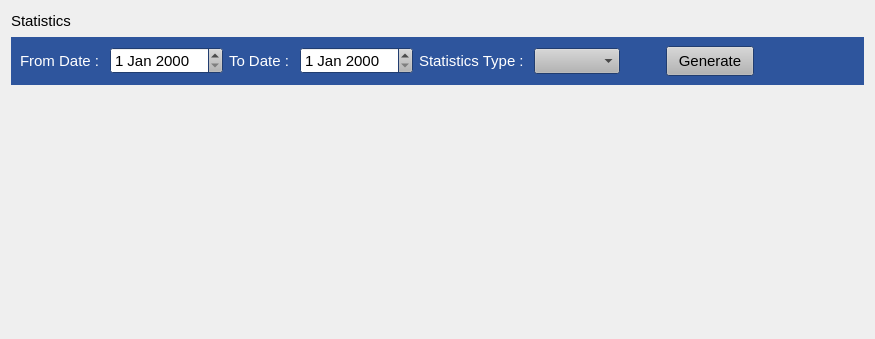
<?xml version="1.0" encoding="UTF-8"?>
<ui version="4.0">
 <class>GenerateStatistics</class>
 <widget class="QWidget" name="GenerateStatistics">
  <property name="geometry">
   <rect>
    <x>0</x>
    <y>0</y>
    <width>875</width>
    <height>339</height>
   </rect>
  </property>
  <property name="windowTitle">
   <string>Form</string>
  </property>
  <layout class="QVBoxLayout" name="verticalLayout">
   <item>
    <layout class="QHBoxLayout" name="horizontalLayout">
     <item>
      <widget class="QLabel" name="title">
       <property name="font">
        <font>
         <family>Arial</family>
         <pointsize>11</pointsize>
        </font>
       </property>
       <property name="text">
        <string>Statistics</string>
       </property>
      </widget>
     </item>
     <item>
      <spacer name="horizontalSpacer">
       <property name="orientation">
        <enum>Qt::Horizontal</enum>
       </property>
       <property name="sizeHint" stdset="0">
        <size>
         <width>40</width>
         <height>20</height>
        </size>
       </property>
      </spacer>
     </item>
    </layout>
   </item>
   <item>
    <widget class="QWidget" name="widget" native="true">
     <property name="palette">
      <palette>
       <active>
        <colorrole role="WindowText">
         <brush brushstyle="SolidPattern">
          <color alpha="255">
           <red>0</red>
           <green>0</green>
           <blue>0</blue>
          </color>
         </brush>
        </colorrole>
        <colorrole role="Button">
         <brush brushstyle="SolidPattern">
          <color alpha="255">
           <red>180</red>
           <green>180</green>
           <blue>180</blue>
          </color>
         </brush>
        </colorrole>
        <colorrole role="Light">
         <brush brushstyle="SolidPattern">
          <color alpha="255">
           <red>255</red>
           <green>255</green>
           <blue>255</blue>
          </color>
         </brush>
        </colorrole>
        <colorrole role="Midlight">
         <brush brushstyle="SolidPattern">
          <color alpha="255">
           <red>217</red>
           <green>217</green>
           <blue>217</blue>
          </color>
         </brush>
        </colorrole>
        <colorrole role="Dark">
         <brush brushstyle="SolidPattern">
          <color alpha="255">
           <red>90</red>
           <green>90</green>
           <blue>90</blue>
          </color>
         </brush>
        </colorrole>
        <colorrole role="Mid">
         <brush brushstyle="SolidPattern">
          <color alpha="255">
           <red>120</red>
           <green>120</green>
           <blue>120</blue>
          </color>
         </brush>
        </colorrole>
        <colorrole role="Text">
         <brush brushstyle="SolidPattern">
          <color alpha="255">
           <red>0</red>
           <green>0</green>
           <blue>0</blue>
          </color>
         </brush>
        </colorrole>
        <colorrole role="BrightText">
         <brush brushstyle="SolidPattern">
          <color alpha="255">
           <red>255</red>
           <green>255</green>
           <blue>255</blue>
          </color>
         </brush>
        </colorrole>
        <colorrole role="ButtonText">
         <brush brushstyle="SolidPattern">
          <color alpha="255">
           <red>0</red>
           <green>0</green>
           <blue>0</blue>
          </color>
         </brush>
        </colorrole>
        <colorrole role="Base">
         <brush brushstyle="SolidPattern">
          <color alpha="255">
           <red>255</red>
           <green>255</green>
           <blue>255</blue>
          </color>
         </brush>
        </colorrole>
        <colorrole role="Window">
         <brush brushstyle="SolidPattern">
          <color alpha="255">
           <red>46</red>
           <green>85</green>
           <blue>157</blue>
          </color>
         </brush>
        </colorrole>
        <colorrole role="Shadow">
         <brush brushstyle="SolidPattern">
          <color alpha="255">
           <red>0</red>
           <green>0</green>
           <blue>0</blue>
          </color>
         </brush>
        </colorrole>
        <colorrole role="AlternateBase">
         <brush brushstyle="SolidPattern">
          <color alpha="255">
           <red>217</red>
           <green>217</green>
           <blue>217</blue>
          </color>
         </brush>
        </colorrole>
        <colorrole role="ToolTipBase">
         <brush brushstyle="SolidPattern">
          <color alpha="255">
           <red>255</red>
           <green>255</green>
           <blue>220</blue>
          </color>
         </brush>
        </colorrole>
        <colorrole role="ToolTipText">
         <brush brushstyle="SolidPattern">
          <color alpha="255">
           <red>0</red>
           <green>0</green>
           <blue>0</blue>
          </color>
         </brush>
        </colorrole>
       </active>
       <inactive>
        <colorrole role="WindowText">
         <brush brushstyle="SolidPattern">
          <color alpha="255">
           <red>0</red>
           <green>0</green>
           <blue>0</blue>
          </color>
         </brush>
        </colorrole>
        <colorrole role="Button">
         <brush brushstyle="SolidPattern">
          <color alpha="255">
           <red>180</red>
           <green>180</green>
           <blue>180</blue>
          </color>
         </brush>
        </colorrole>
        <colorrole role="Light">
         <brush brushstyle="SolidPattern">
          <color alpha="255">
           <red>255</red>
           <green>255</green>
           <blue>255</blue>
          </color>
         </brush>
        </colorrole>
        <colorrole role="Midlight">
         <brush brushstyle="SolidPattern">
          <color alpha="255">
           <red>217</red>
           <green>217</green>
           <blue>217</blue>
          </color>
         </brush>
        </colorrole>
        <colorrole role="Dark">
         <brush brushstyle="SolidPattern">
          <color alpha="255">
           <red>90</red>
           <green>90</green>
           <blue>90</blue>
          </color>
         </brush>
        </colorrole>
        <colorrole role="Mid">
         <brush brushstyle="SolidPattern">
          <color alpha="255">
           <red>120</red>
           <green>120</green>
           <blue>120</blue>
          </color>
         </brush>
        </colorrole>
        <colorrole role="Text">
         <brush brushstyle="SolidPattern">
          <color alpha="255">
           <red>0</red>
           <green>0</green>
           <blue>0</blue>
          </color>
         </brush>
        </colorrole>
        <colorrole role="BrightText">
         <brush brushstyle="SolidPattern">
          <color alpha="255">
           <red>255</red>
           <green>255</green>
           <blue>255</blue>
          </color>
         </brush>
        </colorrole>
        <colorrole role="ButtonText">
         <brush brushstyle="SolidPattern">
          <color alpha="255">
           <red>0</red>
           <green>0</green>
           <blue>0</blue>
          </color>
         </brush>
        </colorrole>
        <colorrole role="Base">
         <brush brushstyle="SolidPattern">
          <color alpha="255">
           <red>255</red>
           <green>255</green>
           <blue>255</blue>
          </color>
         </brush>
        </colorrole>
        <colorrole role="Window">
         <brush brushstyle="SolidPattern">
          <color alpha="255">
           <red>46</red>
           <green>85</green>
           <blue>157</blue>
          </color>
         </brush>
        </colorrole>
        <colorrole role="Shadow">
         <brush brushstyle="SolidPattern">
          <color alpha="255">
           <red>0</red>
           <green>0</green>
           <blue>0</blue>
          </color>
         </brush>
        </colorrole>
        <colorrole role="AlternateBase">
         <brush brushstyle="SolidPattern">
          <color alpha="255">
           <red>217</red>
           <green>217</green>
           <blue>217</blue>
          </color>
         </brush>
        </colorrole>
        <colorrole role="ToolTipBase">
         <brush brushstyle="SolidPattern">
          <color alpha="255">
           <red>255</red>
           <green>255</green>
           <blue>220</blue>
          </color>
         </brush>
        </colorrole>
        <colorrole role="ToolTipText">
         <brush brushstyle="SolidPattern">
          <color alpha="255">
           <red>0</red>
           <green>0</green>
           <blue>0</blue>
          </color>
         </brush>
        </colorrole>
       </inactive>
       <disabled>
        <colorrole role="WindowText">
         <brush brushstyle="SolidPattern">
          <color alpha="255">
           <red>90</red>
           <green>90</green>
           <blue>90</blue>
          </color>
         </brush>
        </colorrole>
        <colorrole role="Button">
         <brush brushstyle="SolidPattern">
          <color alpha="255">
           <red>180</red>
           <green>180</green>
           <blue>180</blue>
          </color>
         </brush>
        </colorrole>
        <colorrole role="Light">
         <brush brushstyle="SolidPattern">
          <color alpha="255">
           <red>255</red>
           <green>255</green>
           <blue>255</blue>
          </color>
         </brush>
        </colorrole>
        <colorrole role="Midlight">
         <brush brushstyle="SolidPattern">
          <color alpha="255">
           <red>217</red>
           <green>217</green>
           <blue>217</blue>
          </color>
         </brush>
        </colorrole>
        <colorrole role="Dark">
         <brush brushstyle="SolidPattern">
          <color alpha="255">
           <red>90</red>
           <green>90</green>
           <blue>90</blue>
          </color>
         </brush>
        </colorrole>
        <colorrole role="Mid">
         <brush brushstyle="SolidPattern">
          <color alpha="255">
           <red>120</red>
           <green>120</green>
           <blue>120</blue>
          </color>
         </brush>
        </colorrole>
        <colorrole role="Text">
         <brush brushstyle="SolidPattern">
          <color alpha="255">
           <red>90</red>
           <green>90</green>
           <blue>90</blue>
          </color>
         </brush>
        </colorrole>
        <colorrole role="BrightText">
         <brush brushstyle="SolidPattern">
          <color alpha="255">
           <red>255</red>
           <green>255</green>
           <blue>255</blue>
          </color>
         </brush>
        </colorrole>
        <colorrole role="ButtonText">
         <brush brushstyle="SolidPattern">
          <color alpha="255">
           <red>90</red>
           <green>90</green>
           <blue>90</blue>
          </color>
         </brush>
        </colorrole>
        <colorrole role="Base">
         <brush brushstyle="SolidPattern">
          <color alpha="255">
           <red>46</red>
           <green>85</green>
           <blue>157</blue>
          </color>
         </brush>
        </colorrole>
        <colorrole role="Window">
         <brush brushstyle="SolidPattern">
          <color alpha="255">
           <red>46</red>
           <green>85</green>
           <blue>157</blue>
          </color>
         </brush>
        </colorrole>
        <colorrole role="Shadow">
         <brush brushstyle="SolidPattern">
          <color alpha="255">
           <red>0</red>
           <green>0</green>
           <blue>0</blue>
          </color>
         </brush>
        </colorrole>
        <colorrole role="AlternateBase">
         <brush brushstyle="SolidPattern">
          <color alpha="255">
           <red>180</red>
           <green>180</green>
           <blue>180</blue>
          </color>
         </brush>
        </colorrole>
        <colorrole role="ToolTipBase">
         <brush brushstyle="SolidPattern">
          <color alpha="255">
           <red>255</red>
           <green>255</green>
           <blue>220</blue>
          </color>
         </brush>
        </colorrole>
        <colorrole role="ToolTipText">
         <brush brushstyle="SolidPattern">
          <color alpha="255">
           <red>0</red>
           <green>0</green>
           <blue>0</blue>
          </color>
         </brush>
        </colorrole>
       </disabled>
      </palette>
     </property>
     <property name="font">
      <font>
       <pointsize>10</pointsize>
      </font>
     </property>
     <property name="autoFillBackground">
      <bool>true</bool>
     </property>
     <layout class="QHBoxLayout" name="horizontalLayout_2">
      <item>
       <widget class="QLabel" name="label">
        <property name="palette">
         <palette>
          <active>
           <colorrole role="WindowText">
            <brush brushstyle="SolidPattern">
             <color alpha="255">
              <red>255</red>
              <green>255</green>
              <blue>255</blue>
             </color>
            </brush>
           </colorrole>
          </active>
          <inactive>
           <colorrole role="WindowText">
            <brush brushstyle="SolidPattern">
             <color alpha="255">
              <red>255</red>
              <green>255</green>
              <blue>255</blue>
             </color>
            </brush>
           </colorrole>
          </inactive>
          <disabled>
           <colorrole role="WindowText">
            <brush brushstyle="SolidPattern">
             <color alpha="255">
              <red>90</red>
              <green>90</green>
              <blue>90</blue>
             </color>
            </brush>
           </colorrole>
          </disabled>
         </palette>
        </property>
        <property name="font">
         <font>
          <pointsize>11</pointsize>
         </font>
        </property>
        <property name="text">
         <string>From Date : </string>
        </property>
       </widget>
      </item>
      <item>
       <widget class="QDateEdit" name="fromDate">
        <property name="font">
         <font>
          <pointsize>11</pointsize>
         </font>
        </property>
       </widget>
      </item>
      <item>
       <widget class="QLabel" name="label_2">
        <property name="palette">
         <palette>
          <active>
           <colorrole role="WindowText">
            <brush brushstyle="SolidPattern">
             <color alpha="255">
              <red>255</red>
              <green>255</green>
              <blue>255</blue>
             </color>
            </brush>
           </colorrole>
          </active>
          <inactive>
           <colorrole role="WindowText">
            <brush brushstyle="SolidPattern">
             <color alpha="255">
              <red>255</red>
              <green>255</green>
              <blue>255</blue>
             </color>
            </brush>
           </colorrole>
          </inactive>
          <disabled>
           <colorrole role="WindowText">
            <brush brushstyle="SolidPattern">
             <color alpha="255">
              <red>90</red>
              <green>90</green>
              <blue>90</blue>
             </color>
            </brush>
           </colorrole>
          </disabled>
         </palette>
        </property>
        <property name="font">
         <font>
          <pointsize>11</pointsize>
         </font>
        </property>
        <property name="text">
         <string>To Date : </string>
        </property>
       </widget>
      </item>
      <item>
       <widget class="QDateEdit" name="toDate">
        <property name="font">
         <font>
          <pointsize>11</pointsize>
         </font>
        </property>
       </widget>
      </item>
      <item>
       <widget class="QLabel" name="label_3">
        <property name="palette">
         <palette>
          <active>
           <colorrole role="WindowText">
            <brush brushstyle="SolidPattern">
             <color alpha="255">
              <red>255</red>
              <green>255</green>
              <blue>255</blue>
             </color>
            </brush>
           </colorrole>
          </active>
          <inactive>
           <colorrole role="WindowText">
            <brush brushstyle="SolidPattern">
             <color alpha="255">
              <red>255</red>
              <green>255</green>
              <blue>255</blue>
             </color>
            </brush>
           </colorrole>
          </inactive>
          <disabled>
           <colorrole role="WindowText">
            <brush brushstyle="SolidPattern">
             <color alpha="255">
              <red>90</red>
              <green>90</green>
              <blue>90</blue>
             </color>
            </brush>
           </colorrole>
          </disabled>
         </palette>
        </property>
        <property name="font">
         <font>
          <pointsize>11</pointsize>
         </font>
        </property>
        <property name="text">
         <string>Statistics Type : </string>
        </property>
       </widget>
      </item>
      <item>
       <widget class="QComboBox" name="statType">
        <property name="font">
         <font>
          <pointsize>11</pointsize>
         </font>
        </property>
       </widget>
      </item>
      <item>
       <spacer name="horizontalSpacer_3">
        <property name="orientation">
         <enum>Qt::Horizontal</enum>
        </property>
        <property name="sizeType">
         <enum>QSizePolicy::Minimum</enum>
        </property>
        <property name="sizeHint" stdset="0">
         <size>
          <width>40</width>
          <height>20</height>
         </size>
        </property>
       </spacer>
      </item>
      <item>
       <widget class="QPushButton" name="generateBtn">
        <property name="minimumSize">
         <size>
          <width>0</width>
          <height>30</height>
         </size>
        </property>
        <property name="font">
         <font>
          <pointsize>11</pointsize>
         </font>
        </property>
        <property name="text">
         <string>  Generate  </string>
        </property>
       </widget>
      </item>
      <item>
       <spacer name="horizontalSpacer_2">
        <property name="orientation">
         <enum>Qt::Horizontal</enum>
        </property>
        <property name="sizeHint" stdset="0">
         <size>
          <width>107</width>
          <height>20</height>
         </size>
        </property>
       </spacer>
      </item>
     </layout>
    </widget>
   </item>
   <item>
    <widget class="QWidget" name="statisticsContainer" native="true">
     <property name="sizePolicy">
      <sizepolicy hsizetype="Preferred" vsizetype="Expanding">
       <horstretch>0</horstretch>
       <verstretch>0</verstretch>
      </sizepolicy>
     </property>
    </widget>
   </item>
  </layout>
 </widget>
 <resources/>
 <connections/>
</ui>
